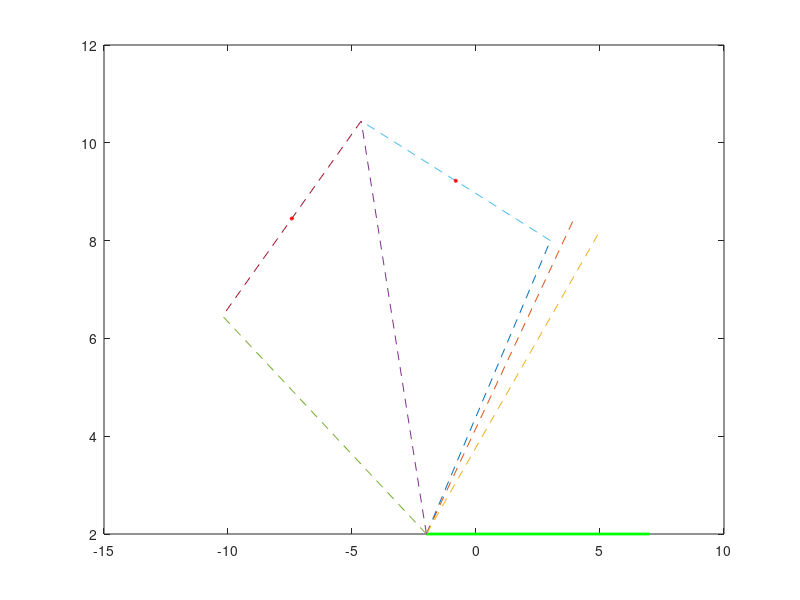

Reproduce this figure in MATLAB. (Note: this script raises an error after producing the figure.)
 %%%%%%%%% Path Generation Three Precision Point Problem with Prescribed Timing %%%%%%%%%%
% Fixed line A0B0
a0x=-2;%a0x=input('Enter x coordinate of A0 point=');
a0y=2;%a0y=input('Enter y coordinate of A0 point=');
b0x=7;%b0x=input('Enter x coordinate of B0 point=');
b0y=2;%b0y=input('Enter y coordinate of B0 point=');

% Different Position
p1x=3;%p1x=input('Enter x coordinate of P1 point=');
p1y=8;%p1y=input('Enter y coordinate of P1 point=');

p2x=4;%p2x=input('Enter x coordinate of P2 point=');
p2y=8.5;%p2y=input('Enter y coordinate of P2 point=');

p3x=5;%p3x=input('Enter x coordinate of P3 point=');
p3y=8.2;%p3y=input('Enter y coordinate of P3 point=');

% Rotational angle of crank with respect to different position
thetal12=60;%theta12=input('Enter crank rotation angle in degrees when coupler moves from point P1 to point P2');
thetal21=thetal12;
theta21=thetal21*pi/180; %%degree to radian angle 

thetal13=110;%theta13=input('Enter crank rotation angle in degrees when coupler moves from point P1 to point P3');
thetal31=thetal13;
theta31=thetal31*pi/180; %% degree to radian angle 

% Connect different links
A0B0x=[a0x,b0x];
A0B0y=[a0y,b0y];
A0P1x=[a0x,p1x];
A0P1y=[a0y,p1y];
A0P2x=[a0x,p2x];
A0P2y=[a0y,p2y];
A0P3x=[a0x,p3x];
A0P3y=[a0y,p3y];

% Mechanism Ploting
plot(A0B0x,A0B0y,'green','LineWidth',2);
hold on
plot(A0P1x,A0P1y,'--');
hold on
plot(A0P2x,A0P2y,'--');
hold on
plot(A0P3x,A0P3y,'--');
hold on

% Find the length and angle of each position point with fixed point
L1=((p1x-a0x)^2+(p1y-a0y)^2)^0.5;
alphaa0p1=atan((p1y-a0y)/(p1x-a0x));

L2=((p2x-a0x)^2+(p2y-a0y)^2)^0.5;
alphaa0p2=atan((p2y-a0y)/(p2x-a0x));

L3=((p3x-a0x)^2+(p3y-a0y)^2)^0.5;
alphaa0p3=atan((p3y-a0y)/(p3x-a0x));

% Find the different poition of P2, P3 after rotation by thetal21 and thetal31
p2nx=a0x+L2*cos(theta21+alphaa0p2); %p2xn represents new posiotion of P2 point
p2ny=a0y+L2*sin(theta21+alphaa0p2);
A0P2nx=[a0x,p2nx];
A0P2ny=[a0y,p2ny];
plot(A0P2nx,A0P2ny,'--');
hold on
L2new=((p2nx-a0x)^2+(p2ny-a0y)^2)^0.5;

p3nx=a0x+L3*cos(theta31+alphaa0p3); %p2xn represents new posiotion of P2 point
p3ny=a0y+L3*sin(theta31+alphaa0p3);
A0P3nx=[a0x,p3nx];
A0P3ny=[a0y,p3ny];
plot(A0P3nx,A0P3ny,'--');
hold on
L3new=((p3nx-a0x)^2+(p3ny-a0y)^2)^0.5;

% Connect new position of P2 with P1 and new position of P3 with new position of P2
P1xP2nx=[p1x,p2nx];
P1yP2ny=[p1y,p2ny];
plot(P1xP2nx,P1yP2ny,'--');
hold on
P2nxP3nx=[p2nx,p3nx];
P2nyP3ny=[p2ny,p3ny];
plot(P2nxP3nx,P2nyP3ny,'--');
hold on

% Finding perpendicular bisector of P2nP1 and P2nP3n
p1p2nxCenter=(p1x+p2nx)/2;
p1p2nyCenter=(p1y+p2ny)/2;
plot(p1p2nxCenter, p1p2nyCenter, 'r*', 'MarkerSize', 3);
hold on

p2np3nxCenter=(p2nx+p3nx)/2;
p2np3nyCenter=(p2ny+p3ny)/2;
disp(p2np3nxCenter);
disp(p2np3nyCenter);
plot(p2np3nxCenter, p2np3nyCenter, 'r*', 'MarkerSize', 3);
hold on

mp1p2n=(p1y-p2ny)/(p1x-p2nx);
mp1p2n_ortho=-(1/mp1p2n);
y_ortho1=mp1p2n_ortho*(x-p1p2nxCenter)+p1p2nyCenter;

mp2np3n=(p2ny-p3ny)/(p2nx-p3nx);
mp2np3n_ortho=-(1/mp2np3n);
y_ortho2=mp2np3n_ortho*(x-p2np3nxCenter)+p2np3nyCenter;
dx=0.1;
x=-20:dx:20;
plot(x,y_ortho1);
hold on
plot(x,y_ortho2);
hold on

% Intersection point
y_ortho1=mp1p2n_ortho*(x-p1p2nxCenter)+p1p2nyCenter;
y_ortho2=mp2np3n_ortho*(x-p2np3nxCenter)+p2np3nyCenter;
eqns_function=@(var)[var(1)-(mp1p2n_ortho)*(var(2)-p1p2nxCenter)-p1p2nyCenter;
                     var(1)-(mp2np3n_ortho)*(var(2)-p2np3nxCenter)-p2np3nyCenter];
initials=[0;0];
solns=fsolve(eqns_function,initials,...
             optimoptions('fsolve','Display','off'))       
a1y=solns(1);
a1x=solns(2);
plot(a1x,a1y,'r*','MarkerSize',3);
hold on

% Crank and Crank circle Plotting
A0A1x=[a0x,a1x];
A0A1y=[a0y,a1y];
CrankLength=((a0x-a1x)^2+(a0y-a1y)^2)^0.5;
alpha=0:pi/1000:2*pi;
a0xc=CrankLength*cos(alpha)+a0x;
a0yc=CrankLength*sin(alpha)+a0y;
plot(a0xc,a0yc,'--');
hold on

% Connecting A1P1
APLength=((a1x-p1x)^2+(a1y-p1y)^2)^0.5;
plot(A0A1x,A0A1y,'r','LineWidth',2);
hold on
A1P1x=[a1x,p1x];
A1P1y=[a1y,p1y];
plot(A1P1x,A1P1y,'r','LineWidth',2);
hold on

% Connecting A2P2
C1=[p2x,p2y];
C2=[a0x,a0y];
R1=APLength;
R2=CrankLength;
F=@(x) ([(x(1)-C1(1))^2+(x(2)-C1(2))^2-R1^2; ...
         (x(1)-C2(1))^2+(x(2)-C2(2))^2-R2^2]);
opt=optimoptions(@fsolve);
opt.Algorithm='levenberg-marquardt';
opt.Display='off';
x=fsolve(F,[C1(1),C1(1)+R1],opt);
fprintf('First intersection point for A2P2 line: (%f,%f)\n',x(1),x(2));
a2x=x(1);
a2y=x(2);
plot(a2x,a2y,'r*','MarkerSize',3);
x=fsolve(F,[C1(1),C1(1)-R1],opt);
fprintf('Second intersection point for A2P2 line: (%f,%f)\n',x(1),x(2));
plot(x(1),x(2),'r*','MarkerSize',3);
hold on

A0A2x=[a0x,a2x];
A0A2y=[a0y,a2y];
plot(A0A2x,A0A2y,'y','LineWidth',2);
hold on
A2P2x=[a2x,p2x];
A2P2y=[a2y,p2y];
plot(A2P2x,A2P2y,'y','LineWidth',2);
hold on

% Connecting A3P3
C1=[p3x,p3y];
C2=[a0x,a0y];
R1=APLength;
R2=CrankLength;
F=@(x) ([(x(1)-C1(1))^2+(x(2)-C1(2))^2-R1^2; ...
         (x(1)-C2(1))^2+(x(2)-C2(2))^2-R2^2]);
opt=optimoptions(@fsolve);
opt.Algorithm='levenberg-marquardt';
opt.Display='off';
x=fsolve(F,[C1(1),C1(1)+R1],opt);
fprintf('First intersection point for A3P3 line: (%f,%f)\n',x(1),x(2));
a3x=x(1);
a3y=x(2);
plot(a3x,a3y,'r*','MarkerSize',3);
hold on
x=fsolve(F,[C1(1),C1(1)-R1],opt);
fprintf('Second intersection point for A3P3 line: (%f,%f)\n',x(1),x(2));
plot(x(1),x(2),'r*','MarkerSize',3);
hold on

A0A3x=[a0x,a3x];
A0A3y=[a0y,a3y];
plot(A0A3x,A0A3y,'m','LineWidth',2);
hold on
A3P3x=[a3x,p3x];
A3P3y=[a3y,p3y];
plot(A3P3x,A3P3y,'m','LineWidth',2);
hold on

% For finding B02 point by intersection method
P2B0Length=((p2x-b0x)^2+(p2y-b0y)^2)^0.5;   % P2A2B0 similar triangle with P1A1B02
A2B0Length=((a2x-b0x)^2+(a2y-b0y)^2)^0.5;
R1=P2B0Length;
R2=A2B0Length;
C1=[p1x,p1y];
C2=[a1x,a1y];
F=@(x) ([(x(1)-C1(1))^2+(x(2)-C1(2))^2-R1^2; ...
         (x(1)-C2(1))^2+(x(2)-C2(2))^2-R2^2]);
opt=optimoptions(@fsolve);
opt.Algorithm='levenberg-marquardt';
opt.Display='off';
x=fsolve(F,[C1(1),C1(1)+R1],opt);
fprintf('First intersection point for B02 point: (%f,%f)\n',x(1),x(2));
x=fsolve(F,[C1(1),C1(1)-R1],opt);
fprintf('Second intersection point for B02 line: (%f,%f)\n',x(1),x(2));
b02x=x(1);
b02y=x(2);
disp(b02x);
plot(b02x,b02y,'r*','MarkerSize',3);
hold on

% Finding B03 pint by intersection method
P3B0Length=((p3x-b0x)^2+(p3y-b0y)^2)^0.5;
A3B0Length=((a3x-b0x)^2+(a3y-b0y)^2)^0.5;
R1=P3B0Length;
R2=A3B0Length;
C1=[p1x,p1y];
C2=[a1x,a1y];
F=@(x) ([(x(1)-C1(1))^2+(x(2)-C1(2))^2-R1^2; ...
         (x(1)-C2(1))^2+(x(2)-C2(2))^2-R2^2]);
opt=optimoptions(@fsolve);
opt.Algorithm='levenberg-marquardt';
opt.Display='off';
x=fsolve(F,[C1(1),C1(1)+R1],opt);
fprintf('First intersection point for B03 point: (%f,%f)\n',x(1),x(2));
x=fsolve(F,[C1(1),C1(1)-R1],opt);
fprintf('Second intersection point for B03 line: (%f,%f)\n',x(1),x(2));
b03x=x(1);
b03y=x(2);
disp(b03x);
plot(b03x,b03y,'r*','MarkerSize',3);
hold on

% Connecting B0B02 and B02B03 line 
B0B02x=[b0x,b02x];
B0B02y=[b0y,b02y];
plot(B0B02x,B0B02y,'--');
hold on
B02B03x=[b02x,b03x];
B02B03y=[b02y,b03y];
plot(B02B03x,B02B03y,'--');
hold on

% Lets find the B1 point by using perpendicular bisector method
b0b02xCenter=(b0x+b02x)/2;
b0b02yCenter=(b0y+b02y)/2;
plot(b0b02xCenter,b0b02yCenter, 'r*', 'MarkerSize', 3);
hold on

b02b03xCenter=(b02x+b03x)/2;
b02b03yCenter=(b02y+b03y)/2;
plot(b02b03xCenter,b02b03yCenter, 'r*', 'MarkerSize', 3);
hold on

mb0b02=(b0y-b02y)/(b0x-b02x);
disp(mb0b02);
mb0b02_ortho=-(1/mb0b02);
disp(mb0b02_ortho);
x=-8:0.1:15;
y_ortho3=mb0b02_ortho*(x-b0b02xCenter)+b0b02yCenter;
plot(x,y_ortho3);
hold on

mb02b03=(b02y-b03y)/(b02x-b03x);
disp(mb02b03);
mb02b03_ortho=-(1/mb02b03);
disp(mb02b03_ortho);
x=-8:0.1:15;
y_ortho4=mb02b03_ortho*(x-b02b03xCenter)+b02b03yCenter;
plot(x,y_ortho4);
hold on

eqns_function=@(var)[var(1)-(mb0b02_ortho)*(var(2)-b0b02xCenter)-b0b02yCenter;
                     var(1)-(mb02b03_ortho)*(var(2)-b02b03xCenter)-b02b03yCenter];
initials=[0;0];
solns=fsolve(eqns_function,initials,...
             optimoptions('fsolve','Display','off'))       
b1y=solns(1);
b1x=solns(2);
plot(b1x,b1y,'r*','MarkerSize',3);
hold on

% Connecting Follower Link
B0B1x=[b0x,b1x];
B0B1y=[b0y,b1y];
plot(B0B1x,B0B1y,'r','LineWidth',2);
hold on
A1B1x=[a1x,b1x];
A1B1y=[a1y,b1y];
plot(A1B1x,A1B1y,'r','LineWidth',2);
hold on
P1B1x=[p1x,b1x];
P1B1y=[p1y,b1y];
plot(P1B1x,P1B1y,'r','LineWidth',2);
hold on

FollowerLength=((b0x-b1x)^2+(b0y-b1y)^2)^0.5;
% Circle for follower link
alpha=0:pi/1000:2*pi;
b0xc=FollowerLength*cos(alpha)+b0x;
b0yc=FollowerLength*sin(alpha)+b0y;
plot(b0xc,b0yc,'--');
hold on

% Length of P1B1
P1B1Length=((p1x-b1x)^2+(p1y-b1y)^2)^0.5;

% Connecting P2B2
C1=[p2x,p2y];
C2=[b0x,b0y];
R1=P1B1Length;
R2=FollowerLength;
F=@(x) ([(x(1)-C1(1))^2+(x(2)-C1(2))^2-R1^2; ...
         (x(1)-C2(1))^2+(x(2)-C2(2))^2-R2^2]);
opt=optimoptions(@fsolve);
opt.Algorithm='levenberg-marquardt';
opt.Display='off';
x=fsolve(F,[C1(1),C1(1)+R1],opt);
fprintf('First intersection point for P2B2 line: (%f,%f)\n',x(1),x(2));
b2x=x(1);
b2y=x(2);
plot(b2x,b2y,'r*','MarkerSize',3);
hold on
x=fsolve(F,[C1(1),C1(1)-R1],opt);
fprintf('Second intersection point for P2B2 line: (%f,%f)\n',x(1),x(2));
plot(x(1),x(2),'r*','MarkerSize',3);
hold on

B0B2x=[b0x,b2x];
B0B2y=[b0y,b2y];
plot(B0B2x,B0B2y,'y','LineWidth',2);
hold on
A2B2x=[a2x,b2x];
A2B2y=[a2y,b2y];
plot(A2B2x,A2B2y,'y','LineWidth',2);
hold on
P2B2x=[p2x,b2x];
P2B2y=[p2y,b2y];
plot(P2B2x,P2B2y,'y','LineWidth',2);
hold on

% Connecting P3B3
C1=[p3x,p3y];
C2=[b0x,b0y];
R1=P1B1Length;
R2=FollowerLength;
F=@(x) ([(x(1)-C1(1))^2+(x(2)-C1(2))^2-R1^2; ...
         (x(1)-C2(1))^2+(x(2)-C2(2))^2-R2^2]);
opt=optimoptions(@fsolve);
opt.Algorithm='levenberg-marquardt';
opt.Display='off';
x=fsolve(F,[C1(1),C1(1)+R1],opt);
fprintf('First intersection point for P2B2 line: (%f,%f)\n',x(1),x(2));
b3x=x(1);
b3y=x(2);
plot(b3x,b3y,'r*','MarkerSize',3);
hold on
x=fsolve(F,[C1(1),C1(1)-R1],opt);
fprintf('Second intersection point for P2B2 line: (%f,%f)\n',x(1),x(2));
plot(x(1),x(2),'r*','MarkerSize',3);
hold on

B0B3x=[b0x,b3x];
B0B3y=[b0y,b3y];
plot(B0B3x,B0B3y,'m','LineWidth',2);
hold on
A3B3x=[a3x,b3x];
A3B3y=[a3y,b3y];
plot(A3B3x,A3B3y,'m','LineWidth',2);
hold on
P3B3x=[p3x,b3x];
P3B3y=[p3y,b3y];
plot(P3B3x,P3B3y,'m','LineWidth',2);
hold on

A0A1Length=((a0x-a1x)^2+(a0y-a1y)^2)^0.5;
A1P1Length=((a1x-p1x)^2+(a1y-p1y)^2)^0.5;
P1B1Length=((p1x-b1x)^2+(p1y-b1y)^2)^0.5;
A1B1Length=((a1x-b1x)^2+(a1y-b1y)^2)^0.5;
B1B0Length=((b1x-b0x)^2+(b1y-b0y)^2)^0.5;
fprintf('A0A1=%f\t\tA1P1=%f\t\tP1B1=%f\t\tA1B1=%f\t\tB1B0=%f\n',A0A1Length,A1P1Length,P1B1Length,A1B1Length,B1B0Length);

A0A2Length=((a0x-a2x)^2+(a0y-a2y)^2)^0.5;
A2P2Length=((a2x-p2x)^2+(a2y-p2y)^2)^0.5;
P2B2Length=((p2x-b2x)^2+(p2y-b2y)^2)^0.5;
A2B2Length=((a2x-b2x)^2+(a2y-b2y)^2)^0.5;
B2B0Length=((b2x-b0x)^2+(b2y-b0y)^2)^0.5;
fprintf('A0A2=%f\t\tA2P2=%f\t\tP2B2=%f\t\tA2B2=%f\t\tB2B0=%f\n',A0A2Length,A2P2Length,P2B2Length,A2B2Length,B2B0Length);

A0A3Length=((a0x-a3x)^2+(a0y-a3y)^2)^0.5;
A3P3Length=((a3x-p3x)^2+(a3y-p3y)^2)^0.5;
P3B3Length=((p3x-b3x)^2+(p3y-b3y)^2)^0.5;
A3B3Length=((a3x-b3x)^2+(a3y-b3y)^2)^0.5;
B3B0Length=((b3x-b0x)^2+(b3y-b0y)^2)^0.5;
fprintf('A0A3=%f\t\tA3P3=%f\t\tP3B3=%f\t\tA3B3=%f\t\tB3B0=%f\n',A0A3Length,A3P3Length,P3B3Length,A3B3Length,B3B0Length);

disp(a1x);
disp(a1y);
disp(b1x);
disp(b1y);
axis([-10 10 0 12])
axis('equal')